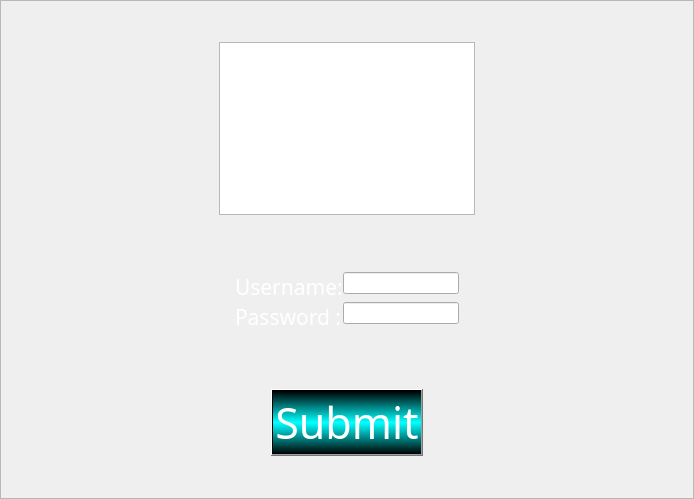
<?xml version="1.0" encoding="UTF-8"?>
<ui version="4.0">
 <class>Widget</class>
 <widget class="QWidget" name="Widget">
  <property name="geometry">
   <rect>
    <x>0</x>
    <y>0</y>
    <width>694</width>
    <height>499</height>
   </rect>
  </property>
  <property name="windowTitle">
   <string>Widget</string>
  </property>
  <property name="styleSheet">
   <string notr="true">#verticalLayout{border-image: url(:/resorce/res/login_bg.png);}
#verticalLayout{border-image: url(:/images/login_bg.png);}
</string>
  </property>
  <property name="inputMethodHints">
   <set>Qt::ImhNone</set>
  </property>
  <layout class="QHBoxLayout" name="horizontalLayout_4">
   <property name="spacing">
    <number>0</number>
   </property>
   <property name="leftMargin">
    <number>0</number>
   </property>
   <property name="topMargin">
    <number>0</number>
   </property>
   <property name="rightMargin">
    <number>0</number>
   </property>
   <property name="bottomMargin">
    <number>0</number>
   </property>
   <item>
    <widget class="QFrame" name="frame">
     <property name="styleSheet">
      <string notr="true">#frame {border-image: url(:/resorce/res/back.png);}

</string>
     </property>
     <property name="frameShape">
      <enum>QFrame::StyledPanel</enum>
     </property>
     <property name="frameShadow">
      <enum>QFrame::Raised</enum>
     </property>
     <layout class="QHBoxLayout" name="horizontalLayout_3">
      <property name="spacing">
       <number>0</number>
      </property>
      <property name="leftMargin">
       <number>0</number>
      </property>
      <property name="topMargin">
       <number>0</number>
      </property>
      <property name="rightMargin">
       <number>0</number>
      </property>
      <property name="bottomMargin">
       <number>0</number>
      </property>
      <item>
       <layout class="QVBoxLayout" name="verticalLayout">
        <item>
         <spacer name="verticalSpacer">
          <property name="orientation">
           <enum>Qt::Vertical</enum>
          </property>
          <property name="sizeHint" stdset="0">
           <size>
            <width>20</width>
            <height>40</height>
           </size>
          </property>
         </spacer>
        </item>
        <item>
         <spacer name="verticalSpacer_6">
          <property name="orientation">
           <enum>Qt::Vertical</enum>
          </property>
          <property name="sizeHint" stdset="0">
           <size>
            <width>20</width>
            <height>40</height>
           </size>
          </property>
         </spacer>
        </item>
        <item alignment="Qt::AlignHCenter|Qt::AlignVCenter">
         <widget class="QTableWidget" name="tableWidget">
          <property name="maximumSize">
           <size>
            <width>256</width>
            <height>192</height>
           </size>
          </property>
          <property name="styleSheet">
           <string notr="true">border-image: url(:/resorce/res/login.png);</string>
          </property>
         </widget>
        </item>
        <item>
         <spacer name="verticalSpacer_7">
          <property name="orientation">
           <enum>Qt::Vertical</enum>
          </property>
          <property name="sizeHint" stdset="0">
           <size>
            <width>20</width>
            <height>40</height>
           </size>
          </property>
         </spacer>
        </item>
        <item>
         <layout class="QHBoxLayout" name="horizontalLayout_2">
          <property name="leftMargin">
           <number>10</number>
          </property>
          <property name="topMargin">
           <number>20</number>
          </property>
          <property name="rightMargin">
           <number>10</number>
          </property>
          <item>
           <spacer name="horizontalSpacer_3">
            <property name="orientation">
             <enum>Qt::Horizontal</enum>
            </property>
            <property name="sizeHint" stdset="0">
             <size>
              <width>40</width>
              <height>20</height>
             </size>
            </property>
           </spacer>
          </item>
          <item>
           <layout class="QFormLayout" name="formLayout">
            <property name="horizontalSpacing">
             <number>0</number>
            </property>
            <property name="verticalSpacing">
             <number>0</number>
            </property>
            <property name="topMargin">
             <number>10</number>
            </property>
            <property name="bottomMargin">
             <number>10</number>
            </property>
            <item row="0" column="0">
             <widget class="QLabel" name="user_label">
              <property name="font">
               <font>
                <family>Berlin Sans FB Demi</family>
                <pointsize>16</pointsize>
                <weight>9</weight>
                <italic>false</italic>
                <bold>false</bold>
                <underline>false</underline>
               </font>
              </property>
              <property name="styleSheet">
               <string notr="true">color:white;font: 75 16pt &quot;Berlin Sans FB Demi&quot;;

</string>
              </property>
              <property name="text">
               <string>Username:</string>
              </property>
             </widget>
            </item>
            <item row="1" column="0">
             <widget class="QLabel" name="pass_label">
              <property name="font">
               <font>
                <family>Berlin Sans FB Demi</family>
                <pointsize>16</pointsize>
                <weight>9</weight>
                <italic>false</italic>
                <bold>false</bold>
               </font>
              </property>
              <property name="styleSheet">
               <string notr="true">color:white;font: 75 16pt &quot;Berlin Sans FB Demi&quot;;</string>
              </property>
              <property name="text">
               <string>Password :</string>
              </property>
             </widget>
            </item>
            <item row="0" column="1">
             <widget class="QLineEdit" name="user_lineEdit"/>
            </item>
            <item row="1" column="1">
             <widget class="QLineEdit" name="pass_lineEdit">
              <property name="echoMode">
               <enum>QLineEdit::Password</enum>
              </property>
             </widget>
            </item>
           </layout>
          </item>
          <item>
           <spacer name="horizontalSpacer_4">
            <property name="orientation">
             <enum>Qt::Horizontal</enum>
            </property>
            <property name="sizeHint" stdset="0">
             <size>
              <width>40</width>
              <height>20</height>
             </size>
            </property>
           </spacer>
          </item>
         </layout>
        </item>
        <item>
         <spacer name="verticalSpacer_3">
          <property name="orientation">
           <enum>Qt::Vertical</enum>
          </property>
          <property name="sizeHint" stdset="0">
           <size>
            <width>20</width>
            <height>40</height>
           </size>
          </property>
         </spacer>
        </item>
        <item>
         <spacer name="verticalSpacer_4">
          <property name="orientation">
           <enum>Qt::Vertical</enum>
          </property>
          <property name="sizeHint" stdset="0">
           <size>
            <width>20</width>
            <height>40</height>
           </size>
          </property>
         </spacer>
        </item>
        <item>
         <layout class="QHBoxLayout" name="horizontalLayout">
          <item>
           <spacer name="horizontalSpacer">
            <property name="orientation">
             <enum>Qt::Horizontal</enum>
            </property>
            <property name="sizeHint" stdset="0">
             <size>
              <width>40</width>
              <height>20</height>
             </size>
            </property>
           </spacer>
          </item>
          <item>
           <widget class="QPushButton" name="submitPushBtn">
            <property name="font">
             <font>
              <family>Berlin Sans FB Demi</family>
              <pointsize>32</pointsize>
              <weight>9</weight>
              <italic>false</italic>
              <bold>false</bold>
             </font>
            </property>
            <property name="styleSheet">
             <string notr="true">background-color: qlineargradient(spread:pad, x1:0, y1:0, x2:0, y2:1, stop:0 rgba(0, 0, 0, 255), stop:0.495 rgba(0, 255, 255, 255), stop:0.505 rgba(0, 255, 255, 255), stop:1 rgba(0, 0, 0, 255));
color:white;font: 75 32pt &quot;Berlin Sans FB Demi&quot;;</string>
            </property>
            <property name="text">
             <string>Submit</string>
            </property>
           </widget>
          </item>
          <item>
           <spacer name="horizontalSpacer_2">
            <property name="orientation">
             <enum>Qt::Horizontal</enum>
            </property>
            <property name="sizeHint" stdset="0">
             <size>
              <width>40</width>
              <height>20</height>
             </size>
            </property>
           </spacer>
          </item>
         </layout>
        </item>
        <item>
         <spacer name="verticalSpacer_5">
          <property name="orientation">
           <enum>Qt::Vertical</enum>
          </property>
          <property name="sizeHint" stdset="0">
           <size>
            <width>20</width>
            <height>40</height>
           </size>
          </property>
         </spacer>
        </item>
        <item>
         <spacer name="verticalSpacer_2">
          <property name="orientation">
           <enum>Qt::Vertical</enum>
          </property>
          <property name="sizeHint" stdset="0">
           <size>
            <width>20</width>
            <height>40</height>
           </size>
          </property>
         </spacer>
        </item>
       </layout>
      </item>
     </layout>
    </widget>
   </item>
  </layout>
 </widget>
 <layoutdefault spacing="6" margin="11"/>
 <tabstops>
  <tabstop>submitPushBtn</tabstop>
 </tabstops>
 <resources/>
 <connections/>
</ui>
